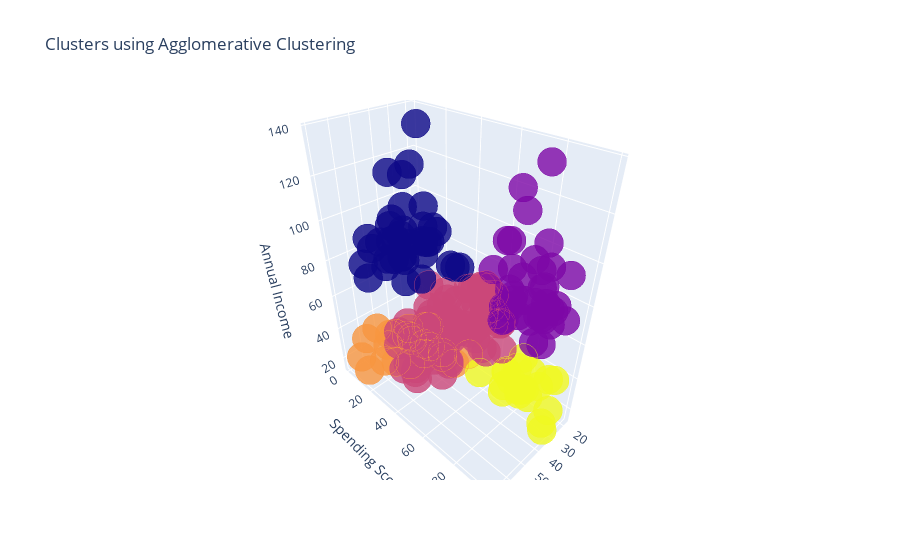

Notebook code cell kept with this figure:
### Code cell
import plotly as py
import plotly.graph_objs as go

trace1 = go.Scatter3d(
    x= df['Age'],
    y= df['Spending Score (1-100)'],
    z= df['Annual Income (k$)'],
    mode='markers',
     marker=dict(
        color = df['cluster'], 
        size= 10,
        line=dict(
            color= df['cluster'],
            width= 12
        ),
        opacity=0.8
     )
)
data = [trace1]
layout = go.Layout(
    title= 'Clusters using Agglomerative Clustering',
    scene = dict(
            xaxis = dict(title  = 'Age'),
            yaxis = dict(title  = 'Spending Score'),
            zaxis = dict(title  = 'Annual Income')
        )
)
fig = go.Figure(data=data, layout=layout)
py.offline.iplot(fig)

### Figure 1 — Plotly figure (JSON) as saved in the notebook; plotly's stock layout.template omitted (floating-point values rounded to 4 significant figures; data arrays with more than 128 entries replaced by an {"elided": "..."} marker saying what was removed)
{"data": [{"marker": {"color": {"elided": "200 int values"}, "line": {"color": {"elided": "200 int values"}, "width": 12}, "opacity": 0.8, "size": 10}, "mode": "markers", "type": "scatter3d", "x": {"elided": "200 int values"}, "y": {"elided": "200 int values"}, "z": {"elided": "200 int values"}}], "layout": {"scene": {"xaxis": {"title": {"text": "Age"}}, "yaxis": {"title": {"text": "Spending Score"}}, "zaxis": {"title": {"text": "Annual Income"}}}, "title": {"text": "Clusters using Agglomerative Clustering"}}}
